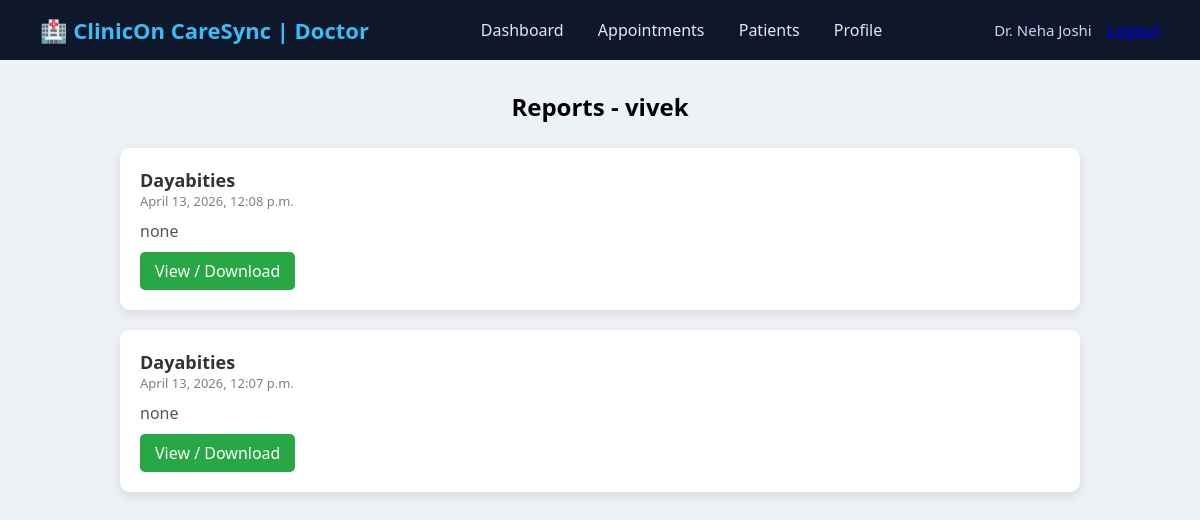
The page /app/view_patient_reports/24/ (signed in) on the database its author committed.
### app1/models.py (models this page shows, shortened)
class registration(models.Model):
    first_name = models.CharField(max_length=50)
    middle_name = models.CharField(max_length=50, blank=True, null=True)
    last_name = models.CharField(max_length=50)
    email = models.EmailField(max_length=100, unique=True)
    mobile = models.CharField(max_length=10)
    password = models.CharField(max_length=255)
    gender = models.CharField(max_length=10)
    dob = models.DateField()
    age = models.IntegerField()
    marital_status = models.CharField(max_length=15)
    bloodgroup = models.CharField(max_length=5)
    address = models.TextField(max_length=100, blank=True, null=True)
    city = models.CharField(max_length=25)
    pincode = models.CharField(max_length=6)
    photo = models.ImageField(upload_to='profile_images/', blank=True, null=True)

class PatientReport(models.Model):
    patient = models.ForeignKey('registration', on_delete=models.CASCADE)
    doctor = models.ForeignKey('doctor', on_delete=models.CASCADE, null=True, blank=True)
    report_title = models.CharField(max_length=100)
    report_file = models.FileField(upload_to='reports/')
    description = models.TextField(blank=True)
    uploaded_at = models.DateTimeField(auto_now_add=True)

### app1/views.py (the view)
# urls.py: path('view_patient_reports/<int:patient_id>/',view_patient_reports, name='view_patient_reports'),
def view_patient_reports(request, patient_id):
    doctor_id = request.session.get('doctor_id')
    if not doctor_id:
        return redirect('doctor_login')
    patient = get_object_or_404(registration, id=patient_id)
    reports = PatientReport.objects.filter(patient=patient).order_by('-uploaded_at')
    return render(request, 'doctor/view_reports.html', {
        'patient': patient,
        'reports': reports
    })

### app1/templates/doctor/view_reports.html (shortened to what this page needs)
{% extends "doctor/navigation.html" %}
{% block content %}
<!DOCTYPE html>
<html>
<head>
</head>
<body>
<div class="container">
    <h2>Reports - {{ patient.middle_name }}</h2>
    {% if reports %}
        {% for r in reports %}
        <div class="report-card">
            <div class="title">{{ r.report_title }}</div>
            <div class="date">{{ r.uploaded_at }}</div>
            <div class="desc">
                {{ r.description }}
            </div>
            <a href="{{ r.report_file.url }}" target="_blank" class="btn">
                View / Download
            </a>
        </div>
        {% endfor %}
    {% else %}
        <p class="no-data">No Reports Available</p>
    {% endif %}
</div>
</body>
</html>
{% endblock content%}

### app1/static/CSS/doctor/navigation.css (style rules this page uses)
* { margin:0; padding:0; box-sizing:border-box; font-family: 'Segoe UI', sans-serif; }
body { background:#f1f5f9; }

### app1/templates/doctor/view_reports.html (style rules this page uses)
body { font-family: 'Segoe UI', sans-serif; background: #eef2f7; margin: 0; }
.container { width: 80%; margin: 30px auto; }
h2 { text-align: center; margin-bottom: 25px; }
.report-card { background: white; padding: 20px; margin-bottom: 20px; border-radius: 10px; box-shadow: 0 4px 12px rgba(0,0,0,0.1); }
.title { font-size: 18px; font-weight: bold; color: #333; }
.date { font-size: 13px; color: gray; margin-bottom: 10px; }
.desc { margin-bottom: 10px; color: #555; }
.btn { display: inline-block; padding: 8px 15px; background: #28a745; color: white; text-decoration: none; border-radius: 5px; }

### rows shown on the page
registration: middle_name "vivek"
PatientReport: report_title "Dayabities", uploaded_at "April 13, 2026, 12:08 p.m.", description "none"
PatientReport: report_title "Dayabities", uploaded_at "April 13, 2026, 12:07 p.m.", description "none"

### other values the page prints
{{ request.session.doctor_name }} "Dr. Neha Joshi"
